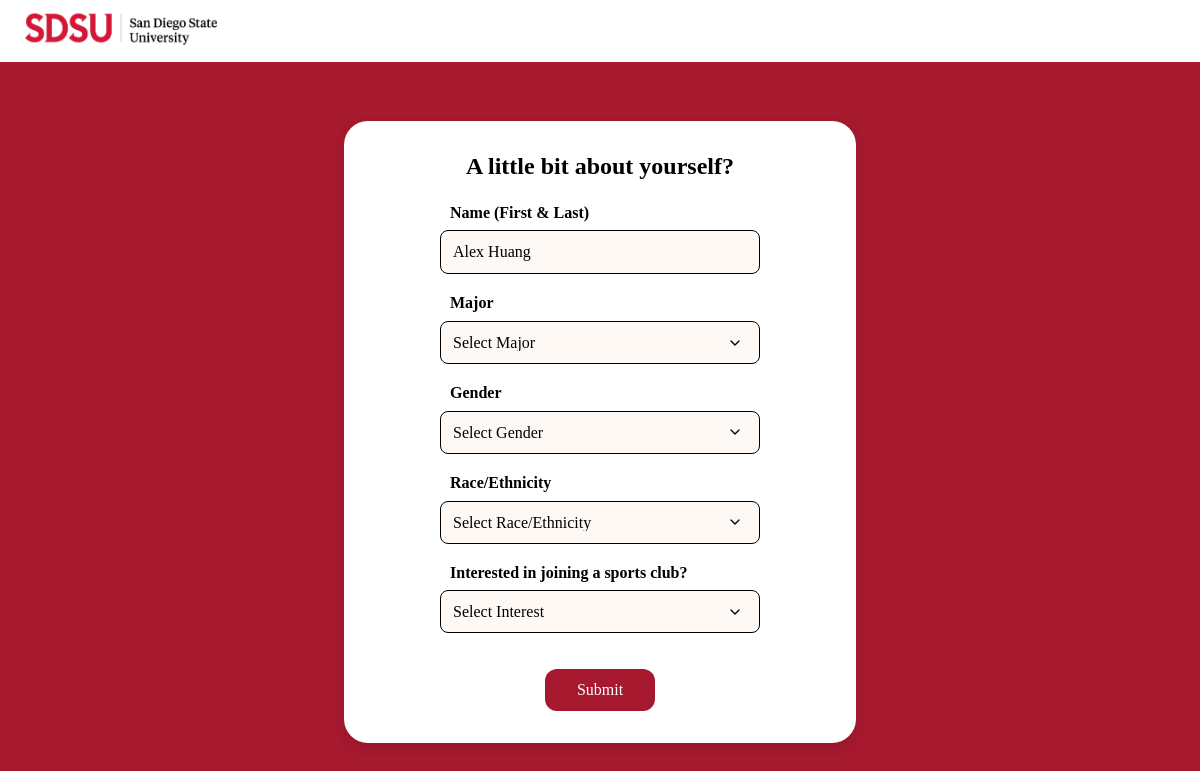
Page /account-details/ (signed in) on the committed database.
### accounts/models.py (models this page shows, shortened)
class newSubmission(models.Model):
    MAJOR_CHOICES = [
        ('', 'Select Major'),  # Empty default option
        ('accounting', 'Accounting'),
        ('africana_studies', 'Africana Studies'),
        ('american_indian_studies', 'American Indian Studies'),
        ('anthropology', 'Anthropology'),
        ('art', 'Art'),
        ('astronomy', 'Astronomy'),
        ('aerospace_engineering', 'Aerospace Engineering'),
        ('biology', 'Biology'),
        ('brazilian_studies', 'Brazilian Studies'),
        ('chemical_physics', 'Chemical Physics'),
        ('chemistry', 'Chemistry'),
        ('child_development', 'Child Development'),
        ('civil_engineering', 'Civil Engineering'),
        ('classics', 'Classics'),
        ('communication', 'Communication'),
        ('comparative_international_studies', 'Comparative International Studies'),
        ('comparative_literature', 'Comparative Literature'),
        ('computer_engineering', 'Computer Engineering'),
        ('computer_science', 'Computer Science'),
        ('construction_engineering', 'Construction Engineering'),
        ('construction_management', 'Construction Management'),
        ('criminal_justice', 'Criminal Justice'),
        ('dance', 'Dance'),
        ('economics', 'Economics'),
        ('electrical_engineering', 'Electrical Engineering'),
        ('english_comparative_literature', 'English and Comparative Literature'),
        ('environmental_engineering', 'Environmental Engineering'),
        ('environmental_sciences', 'Environmental Sciences'),
        ('european_studies', 'European Studies'),
        ('finance', 'Finance'),
        ('financial_services', 'Financial Services'),
        ('foods_and_nutrition', 'Foods and Nutrition'),
        ('french', 'French'),
        ('geography', 'Geography'),
        ('geological_sciences', 'Geological Sciences'),
        ('german', 'German'),
        ('health_communication', 'Health Communication'),
        ('history', 'History'),
        ('hospitality_tourism_management', 'Hospitality and Tourism Management'),
        ('humanities', 'Humanities'),
        ('information_systems', 'Information Systems'),
        ('interdisciplinary_studies', 'Interdisciplinary Studies in Three Departments'),
        ('international_business', 'International Business'),
        ('international_security', 'International Security and Conflict Resolution'),
        ('islamic_arabic_studies', 'Islamic and Arabic Studies'),
        ('japanese', 'Japanese'),
        ('journalism', 'Journalism'),
        ('kinesiology', 'Kinesiology'),
        ('language_culture_society', 'Language, Culture, and Society'),
        ('latin_american_studies', 'Latin American Studies'),
        ('leadership_studies', 'Leadership Studies'),
        ('lgbtq_studies', 'Lesbian, Gay, Bisexual, Transgender, Queer, and Plus (LGBTQ+) Studies'),
        ('liberal_studies', 'Liberal Studies'),
        ('linguistics', 'Linguistics'),
        ('management', 'Management'),
        ('mathematics', 'Mathematics'),
        ('mechanical_engineering', 'Mechanical Engineering'),
        ('microbiology', 'Microbiology'),
        ('modern_jewish_studies', 'Modern Jewish Studies'),
        ('music', 'Music'),
        ('musical_theatre', 'Musical Theatre'),
        ('nursing', 'Nursing'),
        ('philosophy', 'Philosophy'),
        ('physical_science', 'Physical Science'),
        ('physics', 'Physics'),
        ('political_science', 'Political Science'),
        ('public_administration', 'Public Administration'),
        ('public_health', 'Public Health'),
        ('psychology', 'Psychology'),
        ('recreation_administration', 'Recreation Administration'),
        ('real_estate', 'Real Estate'),
        ('religious_studies', 'Religious Studies'),
        ('rhetoric_writing_studies', 'Rhetoric and Writing Studies'),
        ('russian', 'Russian'),
        ('russian_central_european_studies', 'Russian and Central European Studies'),
        ('social_science', 'Social Science'),
        ('social_work', 'Social Work'),
        ('sociology', 'Sociology'),
        ('spanish', 'Spanish'),
        ('speech_language_hearing', 'Speech, Language, and Hearing Sciences'),
        ('statistics', 'Statistics'),
        ('sustainability', 'Sustainability'),
        ('theatre_arts', 'Theatre Arts'),
        ('television_film_new_media', 'Television, Film and New Media'),
        ('urban_studies', 'Urban Studies'),
        ('womens_studies', 'Women\'s Studies'),
    ]
    GENDER_CHOICES = [
        ('', 'Select Gender'),
        ('male', 'Male'),
        ('female', 'Female'),
        ('non_binary', 'Non-binary'),
        ('prefer_not_to_say', 'Prefer not to say'),
    ]
    RACE_CHOICES = [
        ('', 'Select Race/Ethnicity'),
        ('asian', 'Asian'),
        ('black', 'Black or African American'),
        ('hispanic', 'Hispanic or Latino'),
        ('white', 'White'),
        ('native_american', 'Native American'),
        ('pacific_islander', 'Pacific Islander'),
        ('other', 'Other'),
        ('prefer_not_to_say', 'Prefer not to say'),
    ]
    SPORTS_CHOICES = [
        ('', 'Select Interest'),
        ('yes', 'Yes'),
        ('no', 'No'),
        ('maybe', 'Maybe'),
    ]
    username = models.CharField(max_length=100)
    password = models.CharField(max_length=100)
    confirm_password = models.CharField(max_length=100)
    email = models.EmailField(max_length=254)
    verification_code = models.CharField(max_length=6)
    name = models.CharField(max_length=100)
    major = models.CharField(max_length=100, choices=MAJOR_CHOICES, default='')
    gender = models.CharField(max_length=50, choices=GENDER_CHOICES, default='')
    race = models.CharField(max_length=100, choices=RACE_CHOICES, default='')
    sports = models.CharField(max_length=100, choices=SPORTS_CHOICES, default='')
    profile_picture = models.ImageField(upload_to='profile_pictures/', blank=True, null=True)
    bio = models.TextField(blank=True, null=True)

### accounts/views.py (the view)
# urls.py: path('account-details/', views.account_details_view, name='account_details'),
def account_details_view(request):
    submission_id = request.session.get('submission_id')
    submission = get_object_or_404(newSubmission, id=submission_id)
    form = AccountDetailsForm(request.POST or None, instance=submission)
    if request.method == "POST":
        if form.is_valid():
            form.save()
            return redirect('clubs_home')
    else:
        form = AccountDetailsForm(instance=submission)
    return render(request, 'accounts/account_details.html', {'form': form})

### accounts/forms.py
class AccountDetailsForm(forms.ModelForm):
    class Meta:
        model = newSubmission
        fields = ["name", "major", "gender", "race", "sports"]

### accounts/templates/accounts/account_details.html (shortened to what this page needs)
{% load static %}
<!DOCTYPE html>
<html lang="en">
<head>
    <link rel="stylesheet" type="text/css" href="{% static 'accounts/account_details.css' %}">
</head>
<body>
    <ul class="nav-bar">
        <a href=""><img class="nav-bar-img" src="{% static 'accounts/images/logo.png' %}" alt="SDSU Logo"></a>
    </ul>
    <div class="container">
        <div class="login-section">
            <h2 class="login-header">A little bit about yourself?</h2>
            <form method="POST" action="{% url 'account_details' %}">
                <label for="{{ form.name.id_for_label }}">Name (First & Last)</label>
                {{ form.name }}
                <label for="{{ form.major.id_for_label }}">Major</label>
                {{ form.major }}
                <label for="{{ form.gender.id_for_label }}">Gender</label>
                {{ form.gender }}
                <label for="{{ form.race.id_for_label }}">Race/Ethnicity</label>
                {{ form.race }}
                <label for="{{ form.sports.id_for_label }}">Interested in joining a sports club?</label>
                {{ form.sports }}
                <button type="submit">Submit</button>
            </form>
        </div>
    </div>
</body>
</html>

### accounts/static/accounts/account_details.css (style rules this page uses)
:root { --nav-bar-color: white; --sdsu-color: #A6192E; }
* { font-family: 'Times New Roman', Times, serif; padding: 0; margin: 0; box-sizing: border-box; }
body { background-color: var(--sdsu-color); }
form { width: 20rem; height: auto; }
.nav-bar { position: fixed; list-style-type: none; margin: 0; padding: 0; overflow: hidden; background-color: var(--nav-bar-color); top: 0; left: 0; width: 100%; z-index: 1000; box-sizing: border-box; overflow: hidden; transition: top 0.3s; }
.nav-bar-img { height: 3rem; width: 12rem; padding: 5px 5px; box-sizing: initial; margin-left: 20px; }
.container { width: 100%; display: flex; justify-content: center; align-items: center; min-height: 100vh; padding-top: 6rem; }
.login-section { background-color: white; padding: 2rem; padding-left: 6rem; padding-right: 6rem; border-radius: 1.5rem; box-shadow: 0 4px 12px rgba(0,0,0,0.1); text-align: center; margin-top: -2rem; }
.login-section form { display: flex; flex-direction: column; align-items: center; gap: 0.25rem; }
.login-header { margin-bottom: 1.5rem; font-weight: bold; }
.login-section label { font-weight: bold; color: black; display: block; margin-bottom: 0.3rem; text-align: left; width: 100%; max-width: 300px; }
.login-section input[type="text"], .login-section select { width: 100%; max-width: 400px; padding: 0.75rem; border: 1px solid black; border-radius: 0.5rem; font-size: 1rem; background-color: #fff9f5; transition: border-color 0.3s ease; margin-bottom: 1rem; }
.login-section select { appearance: none; background-repeat: no-repeat; background-position: right 1rem center; background-size: 1em; padding-right: 2.5rem; cursor: pointer; }
.login-section button { background-color: var(--sdsu-color); color: white; padding: 0.75rem 2rem; border: none; border-radius: 0.75rem; font-size: 1rem; cursor: pointer; transition: background-color 0.3s ease, transform 0.2s ease; margin-top: 1rem; }

### rows in the picture
newSubmission: name "Alex Huang", major "Select Major", gender "Select Gender", race "Select Race/Ethnicity", sports "Select Interest"
